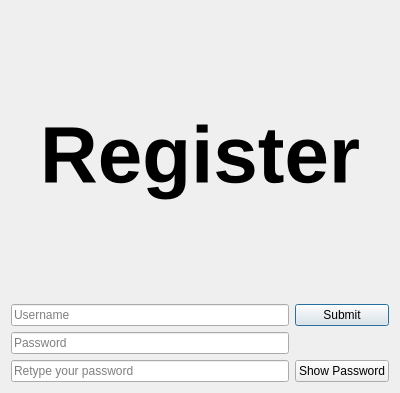
<?xml version="1.0" encoding="UTF-8"?>
<ui version="4.0">
 <class>Dialog</class>
 <widget class="QDialog" name="Dialog">
  <property name="geometry">
   <rect>
    <x>0</x>
    <y>0</y>
    <width>400</width>
    <height>393</height>
   </rect>
  </property>
  <property name="sizePolicy">
   <sizepolicy hsizetype="Fixed" vsizetype="Fixed">
    <horstretch>0</horstretch>
    <verstretch>0</verstretch>
   </sizepolicy>
  </property>
  <property name="windowTitle">
   <string>Password Manager - Register</string>
  </property>
  <layout class="QGridLayout" name="gridLayout">
   <item row="1" column="0">
    <widget class="QLineEdit" name="usernameEdit">
     <property name="placeholderText">
      <string>Username</string>
     </property>
    </widget>
   </item>
   <item row="1" column="1">
    <widget class="QPushButton" name="submitButton">
     <property name="text">
      <string>Submit</string>
     </property>
    </widget>
   </item>
   <item row="2" column="0">
    <widget class="QLineEdit" name="passwordEdit">
     <property name="echoMode">
      <enum>QLineEdit::Password</enum>
     </property>
     <property name="placeholderText">
      <string>Password</string>
     </property>
    </widget>
   </item>
   <item row="0" column="0" colspan="2">
    <widget class="QLabel" name="homeLabel">
     <property name="font">
      <font>
       <pointsize>60</pointsize>
       <weight>75</weight>
       <bold>true</bold>
      </font>
     </property>
     <property name="text">
      <string>Register</string>
     </property>
     <property name="alignment">
      <set>Qt::AlignCenter</set>
     </property>
    </widget>
   </item>
   <item row="3" column="0">
    <widget class="QLineEdit" name="passwordRetypeEdit">
     <property name="echoMode">
      <enum>QLineEdit::Password</enum>
     </property>
     <property name="placeholderText">
      <string>Retype your password</string>
     </property>
    </widget>
   </item>
   <item row="3" column="1">
    <widget class="QPushButton" name="showPassButton">
     <property name="text">
      <string>Show Password</string>
     </property>
    </widget>
   </item>
  </layout>
 </widget>
 <resources/>
 <connections/>
</ui>
